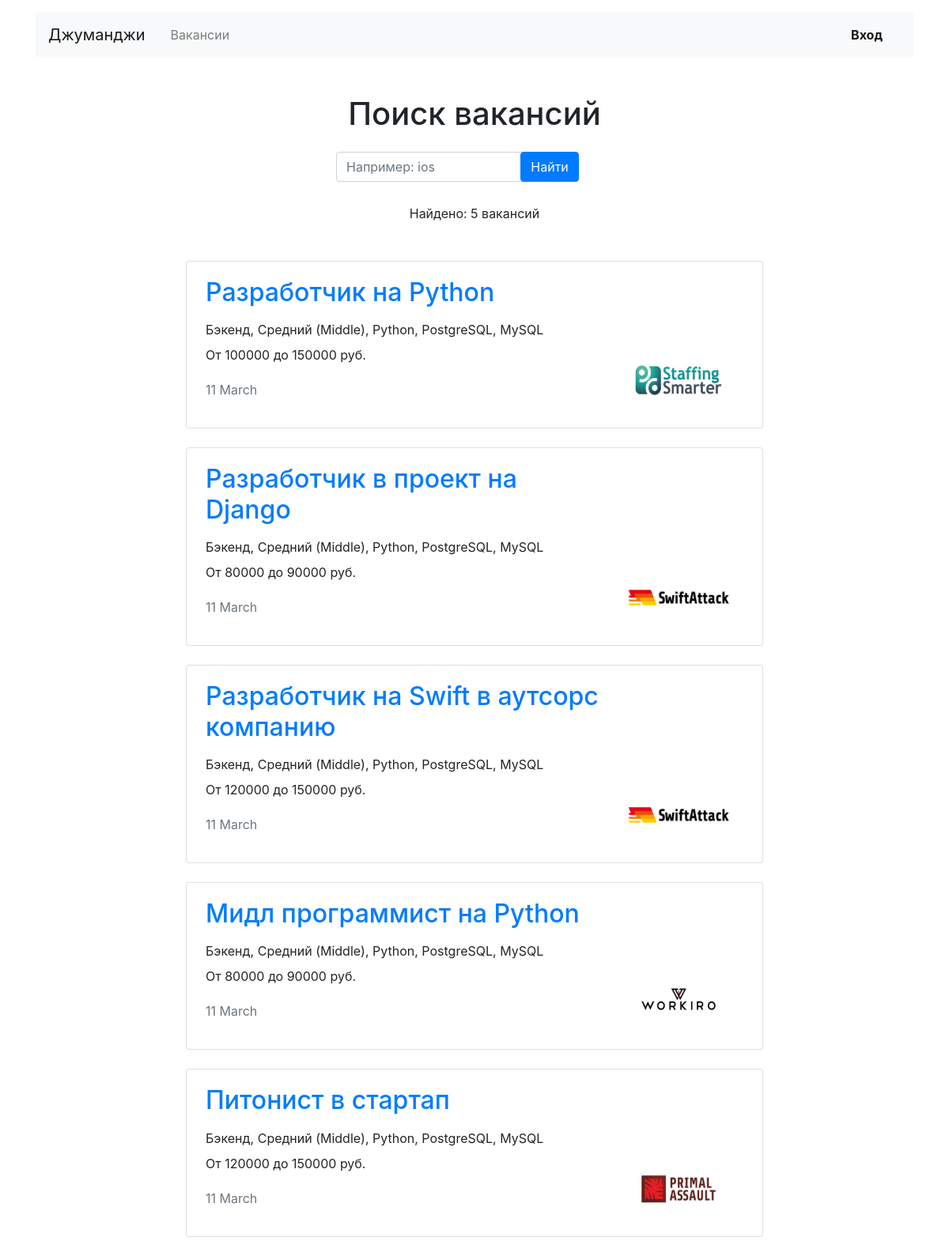
Screenshot of /search/?s=Python with the database file from the repository.
### app_jobsearch/models.py (models this page shows)
class Vacancy(models.Model):
    title = models.CharField(max_length=128)
    specialty = models.ForeignKey(Specialty, on_delete=models.CASCADE, related_name='vacancies')
    company = models.ForeignKey(Company, on_delete=models.CASCADE, related_name='vacancies')
    skills = models.TextField()
    description = models.TextField()
    salary_min = models.IntegerField()
    salary_max = models.IntegerField()
    published_at = models.DateField()

class Company(models.Model):
    name = models.CharField(max_length=128)
    location = models.CharField(max_length=32)
    logo = models.ImageField(upload_to=MEDIA_COMPANY_IMAGE_DIR, null=True)
    description = models.TextField()
    employee_count = models.IntegerField(default=0)
    owner = models.OneToOneField(get_user_model(),
                                 on_delete=models.CASCADE,
                                 related_name='mycompany')

### app_jobsearch/views.py (the view)
# urls.py: path('search/', MySearchView.as_view(), name='search'),
class MySearchView(View):
    def get(self, request):
        query = request.GET.get('s')
        if query:
            vacancies = Vacancy.objects.filter(
                Q(title__icontains=query) | Q(skills__icontains=query) | Q(description__icontains=query)
            )
        else:
            vacancies = []
        context = {
            'vacancies': vacancies
        }
        return render(request, 'app_jobsearch/search.html', context=context)

### app_jobsearch/templatetags/ru_pluralize.py (called while the page is built)
@register.filter
def ru_pluralize(value, arg='дурак,дурака,дураков'):
    args = arg.split(",")
    number = abs(int(value))
    a = number % 10
    b = number % 100
    if (a == 1) and (b != 11):
        return f'{value} {args[0]}'
    elif (a >= 2) and (a <= 4) and ((b < 10) or (b >= 20)):
        return f'{value} {args[1]}'
    else:
        return f'{value} {args[2]}'

### app_jobsearch/templates/app_jobsearch/search.html (shortened to what this page needs)
{% extends 'app_jobsearch/base.html' %}
{% block main %}
{% load ru_pluralize %}
  <main class="container mt-3">
    <section>
        <h1 class="h1 text-center mt-5 mb-4">Поиск вакансий</h1>
        <div class="row">
            <div class="col-md-7 col-lg-5 col-xl-4 col-sm-8 mx-auto">
            <form class="form-inline sm-form mr-auto mb-4" method="get" action="{% url 'search' %}">
                <div class="form-group col-8 col-md-8 pl-0">
                    <input class="form-control mr-sm-2" type="text" name="s" placeholder="Например: ios" aria-label="Search">
                </div>
                <div class="form-group col-4 col-md-4 pl-0">
                    <button class="btn btn-primary  my-0" type="submit">Найти</button>
                </div>
            </form>
            </div>
        </div>
      {% if vacancies|length == 0 %}<p class="text-center pt-1">Ничего не найдено</p>
      {% else %}
      <p class="text-center pt-1">Найдено: {{ vacancies|length|ru_pluralize:"вакансия,вакансии,вакансий" }}</p>
      {% endif %}
      <div class="row mt-5">
        <div class="col-12 col-lg-8 offset-lg-2 m-auto">
          {% for vacancy in vacancies %}
          <div class="card mb-4">
            <div class="card-body px-4">
              <div class="row">
                <div class="col-12 col-md-8 col-lg-9">
                  <a href={% url 'vacancy' vacancy.id %}>
                  <h2 class="h2 pb-2">{{ vacancy.title }}</h2>
                  </a>
                  <p class="mb-2">{{ vacancy.skills }}</p>
                  <p>От {{ vacancy.salary_min }} до {{ vacancy.salary_max }} руб.</p>
                  <p class="text-muted pt-1">{{ vacancy.published_at|date:"d E" }}</p>
                </div>
                <div class="col-12 col-md-4 col-lg-3 d-flex align-items-end">
                  <a href={% url 'vacancy' vacancy.id %}><img src={% if vacancy.company.logo %}{{ vacancy.company.logo.url }}
                   {% else %}"https://place-hold.it/100x60"{% endif %} width="130" height="80" alt=""></a>
                </div>
              </div>
            </div>
          </div>
          {% endfor %}
        </div>
      </div>
    </section>
  </main>
{% endblock %}}

### rows the page displays
Vacancy: title "Разработчик на Python", skills "Бэкенд, Средний (Middle), Python, PostgreSQL, MySQL", salary_min "100000", salary_max "150000", published_at "11 March", company.logo (picture)
Vacancy: title "Разработчик в проект на Django", skills "Бэкенд, Средний (Middle), Python, PostgreSQL, MySQL", salary_min "80000", salary_max "90000", published_at "11 March", company.logo (picture)
Vacancy: title "Разработчик на Swift в аутсорс компанию", skills "Бэкенд, Средний (Middle), Python, PostgreSQL, MySQL", salary_min "120000", salary_max "150000", published_at "11 March", company.logo (picture)
Vacancy: title "Мидл программист на Python", skills "Бэкенд, Средний (Middle), Python, PostgreSQL, MySQL", salary_min "80000", salary_max "90000", published_at "11 March", company.logo (picture)
Vacancy: title "Питонист в стартап", skills "Бэкенд, Средний (Middle), Python, PostgreSQL, MySQL", salary_min "120000", salary_max "150000", published_at "11 March", company.logo (picture)

### other values shown
{{ vacancies|length|ru_pluralize:"вакансия,вакансии,вакансий" }} "5 вакансий"
